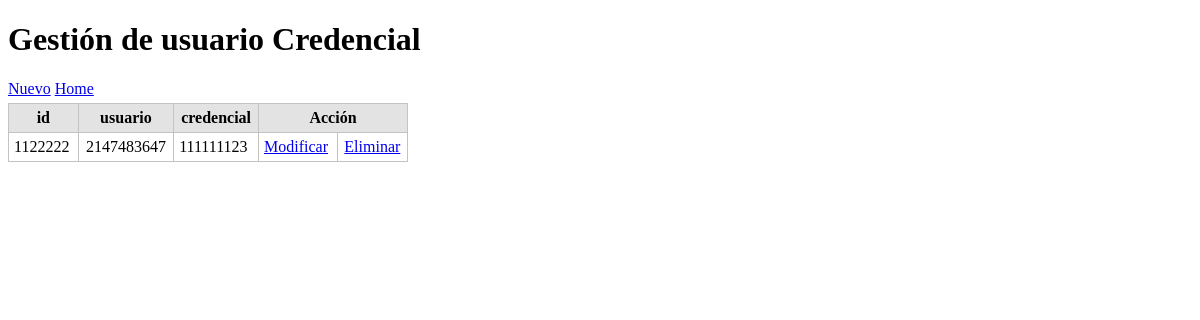
Screenshot of /usuarioCredencial/index.php with the database file from the repository.
### tables this page shows
CREATE TABLE IF NOT EXISTS `usuario_credencial` (
  `id` int(11) NOT NULL,
  `usuario_id` int(11) NOT NULL,
  `credencial_id` int(11) NOT NULL
);

### usuarioCredencial/view/viewClass.php (called while the page is built, shortened)
<?php
class  viewCLass{
	static public function renderHTML($view, $args = NULL){
	include_once 'template/'.$view;
	}
}
?>

### librerias/dataBaseClass.php (called while the page is built, shortened)
<?php
class dataBaseClass {
  static private $host = 'localhost';
  static private $port = 3306,
          $dbname = 'bd_dersercion',
          $user = 'root',
          $password = '',
          $driver = 'mysql',
          $instance = NULL;
  static public function getInstance() {
    return self::$instance;
  }
  static private function connect() {
    try {
      $dsn = self::$driver
              . ':host='. self::$host
              . ';port=' . self::$port
              . ';dbname=' . self::$dbname;
      self::$instance = new PDO($dsn, self::$user, self::$password);
      return true;
    } catch (PDOException $e) {
      echo $e->getMessage();
    }
  }
}

### usuarioCredencial/model/modelClass.php (called while the page is built, shortened)
<?php
class modelClass {
    static public function getAll() {
        try {
            $sql = 'SELECT usuario_credencial.id, usuario_credencial.usuario_id, usuario_credencial.credencial_id from usuario_credencial';
            return dataBaseClass::getinstance()->query($sql)->fetchAll(PDO::FETCH_ASSOC);
        } catch (PDOException $e) {
            return $e;
        }
    }
}
?>

### usuarioCredencial/view/template/index.php (the view, shortened to what this page needs)
<!DOCTYPE html>
<html lang="es">
  <head>
   <link rel="stylesheet" media="screen" href="css/main.css">
  </head>
  <body>
    <h1>Gestión de usuario Credencial</h1>
    <div id="lnkNuevo">
      <a href="index.php?action=create">Nuevo</a>
      <td><a href="/mitaller" title="Regresar al inicio">Home</a></td>
    </div>
    <table id="tblContenido">
      <thead>
        <tr>
          <th>id</th>
          <th>usuario </th>
          <th>credencial </th>
          <th colspan="2">Acción</th>
        </tr>
      </thead>
      <tbody>
        <?php foreach ($datos as $row): ?>
        <tr>
         <td><?php echo $row['id']; ?></td>
         <td><?php echo $row['usuario_id']; ?></td>
         <td><?php echo $row['credencial_id']; ?></td>
         <td><a href="index.php?action=update&amp;id=<?php echo $row['id'] ?>">Modificar</a></td>
         <td><a  href="index.php?action=delete&amp;id=<?php echo $row['id'] ?>">Eliminar</a></td>
       </tr>
        <?php endforeach ?>
      </tbody>
    </table>
  </body>
</html>

### usuarioCredencial/css/main.css (style rules this page uses)
#lnkNuevo { margin-bottom: 5px; }
#tblContenido { border: solid #c3c3c3 1px; width: 400px; border-spacing: 0px; border-collapse: collapse; }
#tblContenido thead tr th { background-color: #e3e3e3; }
#tblContenido tbody tr td, #tblContenido thead tr th { margin: 0px; padding: 0px; border: solid #c3c3c3 1px; padding: 5px; }
#tblContenido tbody tr td:last-child, #tblContenido tbody tr td:nth-child(2) { text-align: center; }

### rows the page displays
usuario_credencial: id "1122222", usuario "2147483647", credencial "111111123"
